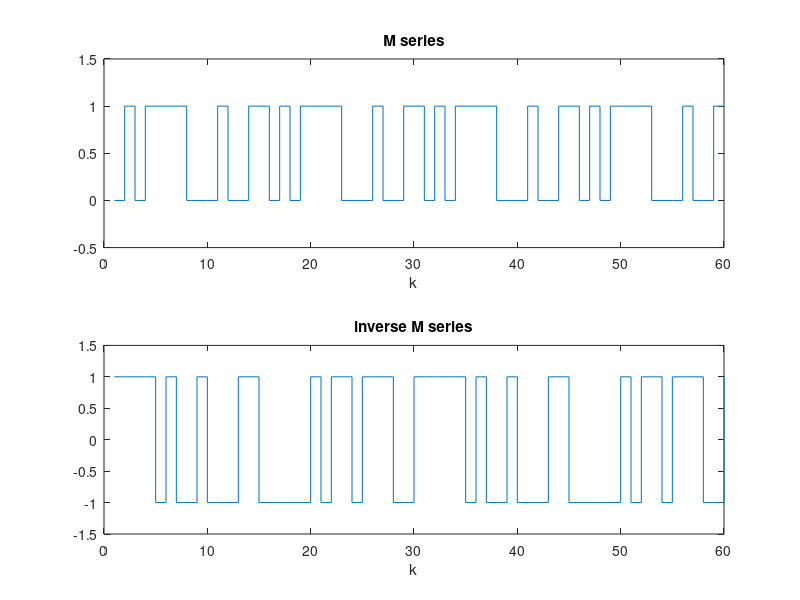

The MATLAB source for this figure:
clear all;
close all;
% signal length
L=60;
%initial value of m series
x1=1;x2=1;x3=0;x4=0;
%square wave signal
S=1;
M=zeros(L,1);
IM=zeros(L,1);
% M series : x(k)=x(k-3) xor x (k-4)
% IM(k) = M(k) xor S(k);
for k=1:L
    M(k) = xor(x3,x4);
    IM(k) = xor(M(k),S);
    if IM(k)==0
        IM(k)=-1;
    end
    x4=x3;x3=x2;x2=x1;x1=M(k);
    S=not(S);
end
subplot(2,1,1)
% plot(M);
stairs(M);
axis([0 L -0.5 1.5]);
xlabel('k');title('M series');
subplot(2,1,2)
% plot(u);
stairs(IM);
xlabel('k');title('inverse M series');
axis([0 L -1.5 1.5]);